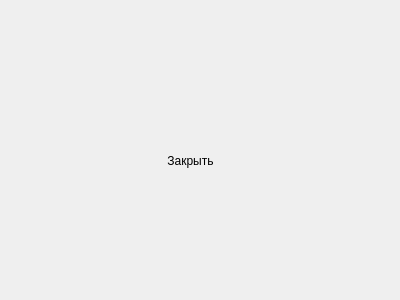
<?xml version="1.0" encoding="UTF-8"?>
<ui version="4.0">
 <class>Dialog</class>
 <widget class="QDialog" name="Dialog">
  <property name="geometry">
   <rect>
    <x>0</x>
    <y>0</y>
    <width>400</width>
    <height>300</height>
   </rect>
  </property>
  <property name="windowTitle">
   <string>Dialog</string>
  </property>
  <widget class="QPushButton" name="closeBtn">
   <property name="geometry">
    <rect>
     <x>130</x>
     <y>140</y>
     <width>121</width>
     <height>41</height>
    </rect>
   </property>
   <property name="cursor">
    <cursorShape>PointingHandCursor</cursorShape>
   </property>
   <property name="styleSheet">
    <string notr="true">QPushButton{
	border-radius:12px;
}</string>
   </property>
   <property name="text">
    <string>Закрыть</string>
   </property>
  </widget>
 </widget>
 <resources/>
 <connections/>
</ui>
